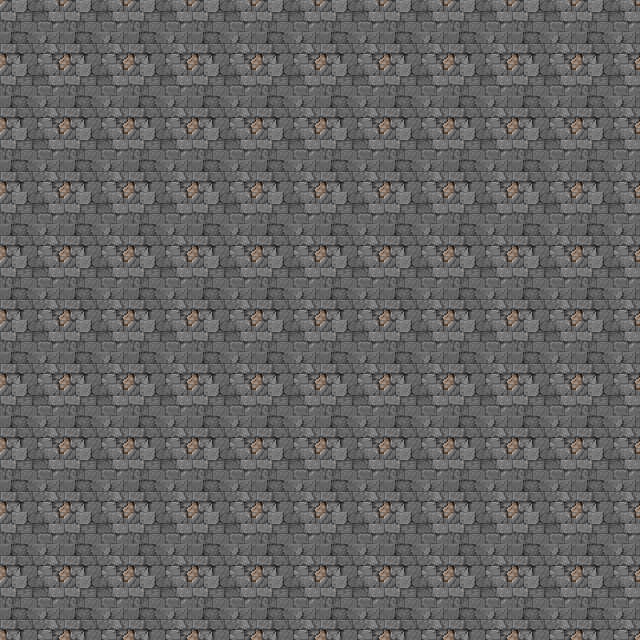

Below is a game level as drawn by its tile map, then a one-line description and the .tmx that defines it (tile-layer data replaced by summaries):
An orthogonal 10x10 tile map with 64x64 px tiles, 1 tile layer (Tile Layer 1).

<map version="1.0" orientation="orthogonal" renderorder="left-up" width="10" height="10" tilewidth="64" tileheight="64" nextobjectid="1">
 <tileset firstgid="1" name="terrain" tilewidth="64" tileheight="64" tilecount="64" columns="8">
  <image source="terrain.png" trans="ff00ff" width="512" height="512" />
 </tileset>
 <layer name="Tile Layer 1" width="10" height="10">
  <data>[100 cells, 100 non-empty, 1 distinct tile ids]</data>
 </layer>
</map>
